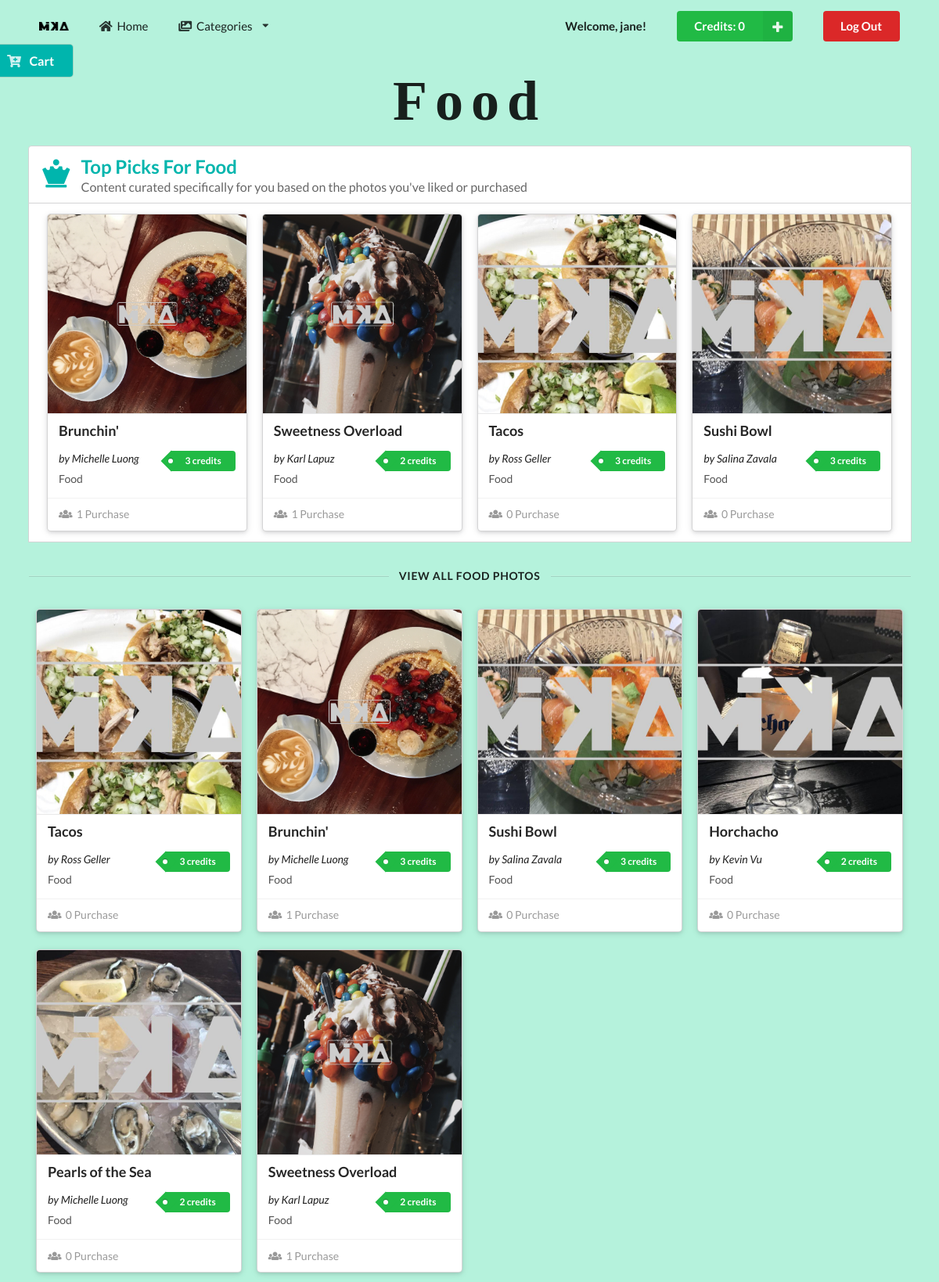
Screenshot of /food.php (signed in) with the database file from the repository.
### tables this page shows
CREATE TABLE `customer` (
  `customerID` int(11) NOT NULL,
  `username` varchar(256) DEFAULT NULL,
  `password` varchar(256) DEFAULT NULL,
  `firstName` varchar(256) DEFAULT NULL,
  `lastName` varchar(256) DEFAULT NULL,
  `userType` varchar(128) DEFAULT NULL,
  `credits` int(11) NOT NULL
);

CREATE TABLE `imageInfo` (
  `imageID` int(11) NOT NULL,
  `imageName` varchar(256) DEFAULT NULL,
  `category` varchar(256) DEFAULT NULL,
  `imagePath` varchar(256) DEFAULT NULL,
  `photographer` varchar(256) DEFAULT NULL,
  `credits` int(11) NOT NULL,
  `uploader` varchar(256) DEFAULT NULL,
  `purchases` int(11) DEFAULT NULL
);

### server.php (called while the page is built, shortened)
<?php
	function query($query) {
        $connect = mysqli_connect('localhost', 'mika', 'sesame', 'mika');
        $result = mysqli_query($connect, $query);
        while($row = mysqli_fetch_assoc($result)) {
            $set[] = $row;
        }
        if(!empty($set)) {
            return $set;
        }
	}
?>

### food.php (the view, shortened to what this page needs)
<?php
    include('server.php');
     $username = $_SESSION['username'];
     $userQuery = "SELECT * FROM customer WHERE username='$username';";
     $userResults = mysqli_query($db, $userQuery);
     if(mysqli_num_rows($userResults) == 1) {
         $user = mysqli_fetch_assoc($userResults);
         $userCredits = $user['credits'];
     }
?>
<!DOCTYPE html>
<html lang="en">
<head>
    <link rel="stylesheet" type="text/css" href="https://cdnjs.cloudflare.com/ajax/libs/semantic-ui/2.3.3/semantic.css">
    <link rel="stylesheet" type="text/css" href="style.css">
</head>
<body>
    <section class="category">
        <div class="pusher">
            <div id="navbar" class="ui container">
                <div class="ui large secondary menu">
                    <div class="logo header item">
                        <img src="assets/images/MikaLogo.png" alt="Logo">
                    </div>
                    <a class="item" href="profile.php">
                        <i class="home icon"></i>
                        Home
                    </a>
                    <div class="ui dropdown item">
                        <i class="images icon"></i>
                        Categories
                        <i class="dropdown icon"></i>
                    </div>
                    <div class="right menu">
                        <div class="ui item">
                            <p><strong>Welcome, <?php echo $_SESSION['username']; ?>!</strong></p>
                        </div>
                        <form method="post" action="food.php" class="ui item">
                            <button type="submit" name="add_credits"class="ui right labeled icon green button">
                            <i class="plus icon"></i>
                                Credits: <?php echo $userCredits ?>
                            </button>
                        </form>
                        <div class="ui item">
                            <a class="ui negative button" href="gallery.php?action=logout">Log Out</a>
                        </div>
                    </div>
                </div>
            </div>
            <div id="toggle" class="ui sticky teal large launch right attached fixed button">
                <i class="cart plus icon"></i>
                <span class="text">Cart</span>
            </div>
            <div class="ui center aligned header">
                <h1>Food</h1>
            </div>
            <div id="top-segment" class="ui center aligned container">
                <h2 class="ui teal top attached left aligned header">
                    <i class="chess queen icon"></i>
                    <div class="content">
                        Top Picks For Food
                        <div class="sub header">
                            Content curated specifically for you based on the photos you've liked or purchased
                        </div>
                    </div>
                </h2>
                <div class="ui raised attached segment">
                    <div class="ui four center aligned doubling stackable container cards">
                        <?php
                            $imagesQuery = "SELECT * FROM imageInfo WHERE category = 'food' ORDER BY purchases DESC;";
                            $images = $db->query($imagesQuery);
                            if(!empty($images)) {
                                for ($x = 0; $x < 4; $x++) {
                                    $images->data_seek($x);
                                    $row = $images->fetch_array(MYSQLI_ASSOC);
                                    $imageID = $row['imageID'];
                                    $imageName = $row['imageName'];
                                    $category = $row['category'];
                                    $imagePath = $row['imagePath'];
                                    $photographer = $row['photographer'];
                                    $credits = $row['credits'];
                                    $purchases = $row['purchases'];
                                    $creditString = "credit";
                                    $purchaseString = "Purchase";
                                    if ($credits > 1) $creditString = "credits";
                                    ?>
                                    <form method="post" action="food.php?action=add&imageID=<?php echo $imageID ?>" class="ui column raised card">
                                        <div class="ui blurring dimmable image">
                                            <img src="<?php echo "images/MARKED_".$imagePath; ?>">
                                        </div>
                                        <div class="content">
                                            <h3 class="left aligned header"><?php echo $imageName; ?></h3>
                                            <div class="right floated meta">
                                                <p class="ui green tag label"><?php echo "$credits $creditString"; ?></p>
                                            </div>
                                            <div class="left aligned">
                                                <span><em>by <?php echo $photographer; ?></em></span>
                                            </div>
                                            <div class="left aligned description"><?php echo $category; ?>
                                            </div>
                                        </div>
                                        <div class="extra content">
                                            <span class="left floated">
                                                <i class="users icon"></i>
                                                <?php echo "$purchases $purchaseString"; ?>
                                            </span>
                                        </div>
                                    </form>
                                <?php } ?>
                        <?php } ?>
                    </div>
                </div>
            </div>
            <div class="ui horizontal divider container">
                VIEW ALL FOOD PHOTOS
            </div>
            <div class="ui four center aligned doubling stackable container cards">
                <?php
                    $imageProduct = query("SELECT * FROM imageInfo WHERE category = 'food';");
                    if(!empty($imageProduct)) {
                        foreach($imageProduct as $key => $value) {
                            $imageName = $imageProduct[$key]['imageName'];
                            $category = $imageProduct[$key]['category'];
                            $imagePath = $imageProduct[$key]['imagePath'];
                            $photographer = $imageProduct[$key]['photographer'];
                            $credits = $imageProduct[$key]['credits'];
                            $purchases = $imageProduct[$key]['purchases'];
                            $creditString = "credit";
                            $purchaseString = "Purchase";
                            if ($credits > 1) $creditString = "credits";
                ?>
                        <form method="post" action="food.php?action=add&imageID=<?php echo $imageProduct[$key]["imageID"]?>" class="ui column raised card">
                            <div class="ui blurring dimmable image">
                                <img src="<?php echo "images/MARKED_".$imagePath; ?>">
                            </div>
                            <div class="content">
                                <h3 class="left aligned header"><?php echo $imageName ?></h3>
                                <div class="right floated meta">
                                    <p class="ui green tag label"><?php echo "$credits $creditString" ?></p>
                                </div>
                                <div class="left aligned">
                                    <span><em>by <?php echo $photographer ?></em></span>
                                </div>
                                <div class="left aligned description"><?php echo $category ?>
                                </div>
                            </div>
                            <div class="extra content">
                                <span class="left floated">
                                    <i class="users icon"></i>
                                    <?php echo "$purchases $purchaseString" ?>
                                </span>
                            </div>
                        </form>
                <?php
                        }
                    }
                ?>
            </div>
        </div>
    </section>
</body>
</html>

### style.css (style rules this page uses)
h1 { font-family: phosphate; letter-spacing: 10px; font-size: 4em; }
#navbar { padding-top: 10px; }
.category { background-color: #b5f2dc; }
.category .divider { margin: 3% 0; }

### rows the page displays
customer: credits "0"
imageinfo: imagePath (picture), imageName "Brunchin'", credits "3", credits "credits", photographer "Michelle Luong", category "Food", purchases "1", purchaseString "Purchase"
imageinfo: imagePath (picture), imageName "Sweetness Overload", credits "2", credits "credits", photographer "Karl Lapuz", category "Food", purchases "1", purchaseString "Purchase"
imageinfo: imagePath (picture), imageName "Tacos", credits "3", credits "credits", photographer "Ross Geller", category "Food", purchases "0", purchaseString "Purchase"
imageinfo: imagePath (picture), imageName "Sushi Bowl", credits "3", credits "credits", photographer "Salina Zavala", category "Food", purchases "0", purchaseString "Purchase"
imageinfo: imagePath (picture), imageName "Horchacho", credits "2", credits "credits", photographer "Kevin Vu", category "Food", purchases "0", purchaseString "Purchase"
imageinfo: imagePath (picture), imageName "Pearls of the Sea", credits "2", credits "credits", photographer "Michelle Luong", category "Food", purchases "0", purchaseString "Purchase"

### other values shown
$_SESSION['username'] "jane"
